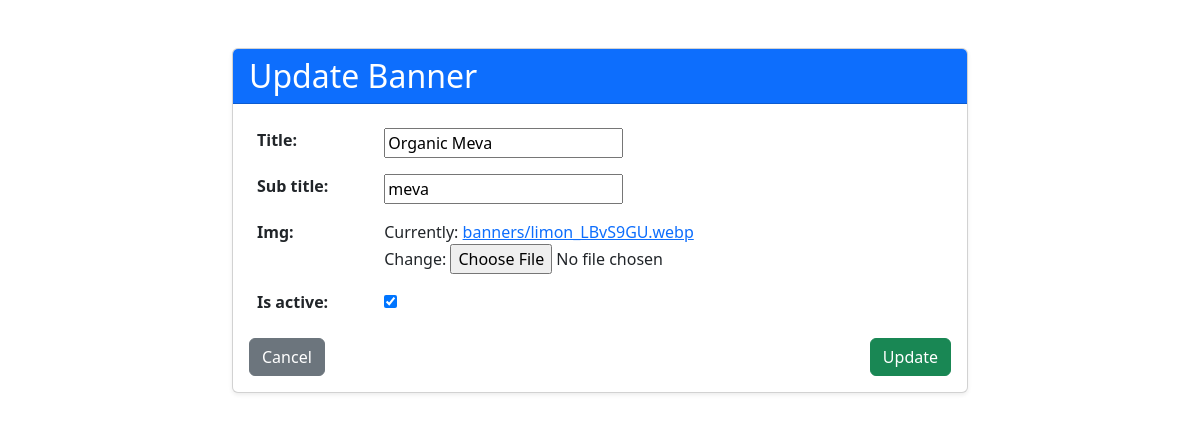
Page /main/back-office/banner/update/2/ on the committed database.
### Goods/models.py (models this page shows, shortened)
class Banner(models.Model):
    title = models.CharField(max_length=255)
    sub_title = models.CharField(max_length=255, blank=True, null=True)
    img = models.ImageField(upload_to='banners/')
    is_active = models.BooleanField(default=True)

### Goods/back-office/banner/views.py (the view)
# urls.py: path('update/<int:pk>/', BannerUpdateView.as_view(), name='banner-update'),
class BannerUpdateView(UpdateView):
    model = Banner
    template_name = 'back-office/banners/banner_update.html'
    fields = ['title', 'sub_title', 'img', 'is_active']
    success_url = reverse_lazy('banner-list')

### templates/back-office/banners/banner_update.html (shortened to what this page needs)
<!DOCTYPE html>
<html lang="en">
<head>
    <link href="https://cdn.jsdelivr.net/npm/bootstrap@5.3.0/dist/css/bootstrap.min.css" rel="stylesheet">
</head>
<body>
<div class="container mt-5">
    <div class="row justify-content-center">
        <div class="col-md-8">
            <div class="card shadow-sm">
                <div class="card-header bg-primary text-white">
                    <h2 class="mb-0">{% if form.instance.pk %}Update Banner{% else %}Create Banner{% endif %}</h2>
                </div>
                <div class="card-body">
                    <form method="post" enctype="multipart/form-data">
                        <table class="table table-borderless">
                            <tbody>
                                {{ form.as_table }}
                            </tbody>
                        </table>
                        <div class="d-flex justify-content-between">
                            <a href="{% url 'banner-list' %}" class="btn btn-secondary">Cancel</a>
                            <button type="submit" class="btn btn-success">
                                {% if form.instance.pk %}Update{% else %}Create{% endif %}
                            </button>
                        </div>
                    </form>
                </div>
            </div>
        </div>
    </div>
</div>
</body>
</html>

### rows in the picture
Banner: title "Organic Meva", sub_title "meva", is_active "☑"
